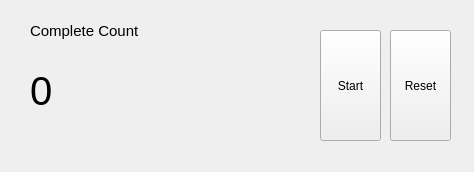
<?xml version="1.0" encoding="UTF-8"?>
<ui version="4.0">
 <class>Form</class>
 <widget class="QWidget" name="Form">
  <property name="geometry">
   <rect>
    <x>0</x>
    <y>0</y>
    <width>474</width>
    <height>172</height>
   </rect>
  </property>
  <property name="windowTitle">
   <string>Form</string>
  </property>
  <widget class="QLabel" name="label_33">
   <property name="geometry">
    <rect>
     <x>30</x>
     <y>20</y>
     <width>141</width>
     <height>21</height>
    </rect>
   </property>
   <property name="font">
    <font>
     <family>Arial</family>
     <pointsize>11</pointsize>
    </font>
   </property>
   <property name="text">
    <string>Complete Count</string>
   </property>
  </widget>
  <widget class="QLabel" name="label_34">
   <property name="geometry">
    <rect>
     <x>30</x>
     <y>70</y>
     <width>121</width>
     <height>41</height>
    </rect>
   </property>
   <property name="font">
    <font>
     <family>Arial</family>
     <pointsize>30</pointsize>
     <weight>50</weight>
     <bold>false</bold>
    </font>
   </property>
   <property name="layoutDirection">
    <enum>Qt::LeftToRight</enum>
   </property>
   <property name="text">
    <string>0</string>
   </property>
   <property name="alignment">
    <set>Qt::AlignJustify|Qt::AlignVCenter</set>
   </property>
  </widget>
  <widget class="QPushButton" name="SetupSavePushBtn_2">
   <property name="geometry">
    <rect>
     <x>320</x>
     <y>30</y>
     <width>61</width>
     <height>111</height>
    </rect>
   </property>
   <property name="text">
    <string>Start</string>
   </property>
  </widget>
  <widget class="QPushButton" name="SetupSavePushBtn_3">
   <property name="geometry">
    <rect>
     <x>390</x>
     <y>30</y>
     <width>61</width>
     <height>111</height>
    </rect>
   </property>
   <property name="text">
    <string>Reset</string>
   </property>
  </widget>
 </widget>
 <resources/>
 <connections/>
</ui>
